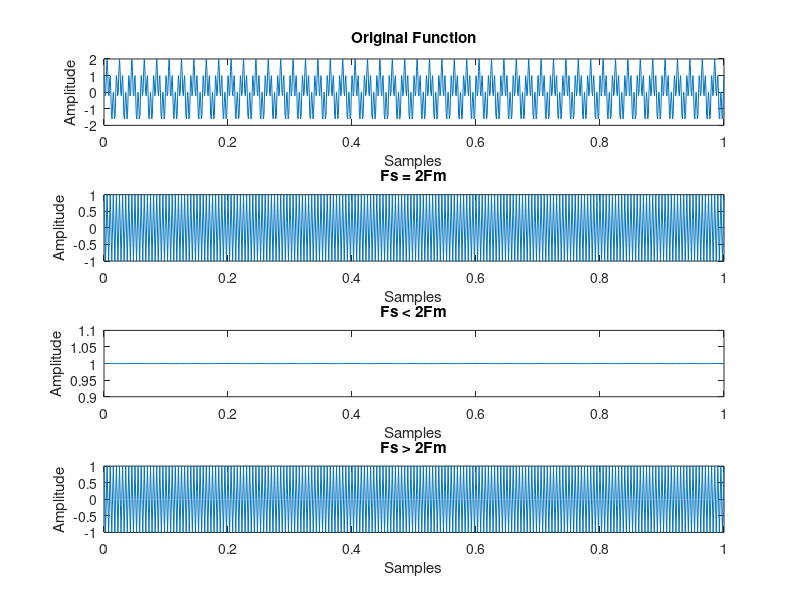

The MATLAB source for this figure:
%%
t = 0:0.01:1;

y1 = cos(2 .* pi .* 10 .* t);

% For y1
fs_1_1 = 20;
fs_1_2 = 5;
fs_1_3 = 40;

t1_1 = 0:1/fs_1_1:1;
t1_2 = 0:1/fs_1_2:1;
t1_3 = 0:1/fs_1_3:1;

y1_1 = cos(2 .* pi .* 10 .* t1_1);
y1_2 = cos(2 .* pi .* 10 .* t1_2);
y1_3 = cos(2 .* pi .* 10 .* t1_3);

subplot(4, 1, 1)
stem(t, y1)
xlabel('Samples')
ylabel('Amplitude')
title('Original Function')

subplot(4, 1, 2)
stem(t1_1, y1_1)
xlabel('Samples')
ylabel('Amplitude')
title('Fs = 2Fm')

subplot(4, 1, 3)
stem(t1_2, y1_2)
xlabel('Samples')
ylabel('Amplitude')
title('Fs < 2Fm')

subplot(4, 1, 4)
stem(t1_3, y1_3)
xlabel('Samples')
ylabel('Amplitude')
title('Fs > 2Fm')

%%

t = 0:0.001:1;
y2 = sin(2 .* pi .* 50 .* t) + cos(2 .* pi .* 200 .* t);

% For y2
fs_2_1 = 400;
fs_2_2 = 200;
fs_2_3 = 800;

t2_1 = 0:1/fs_2_1:1;
t2_2 = 0:1/fs_2_2:1;
t2_3 = 0:1/fs_2_3:1;

y2_1 = cos(2 .* pi .* 200 .* t2_1);
y2_2 = cos(2 .* pi .* 200 .* t2_2);
y2_3 = cos(2 .* pi .* 200 .* t2_3);

subplot(4, 1, 1)
plot(t, y2)
xlabel('Samples')
ylabel('Amplitude')
title('Original Function')

subplot(4, 1, 2)
plot(t2_1, y2_1)
xlabel('Samples')
ylabel('Amplitude')
title('Fs = 2Fm')

subplot(4, 1, 3)
plot(t2_2, y2_2)
xlabel('Samples')
ylabel('Amplitude')
title('Fs < 2Fm')

subplot(4, 1, 4)
plot(t2_3, y2_3)
xlabel('Samples')
ylabel('Amplitude')
title('Fs > 2Fm')